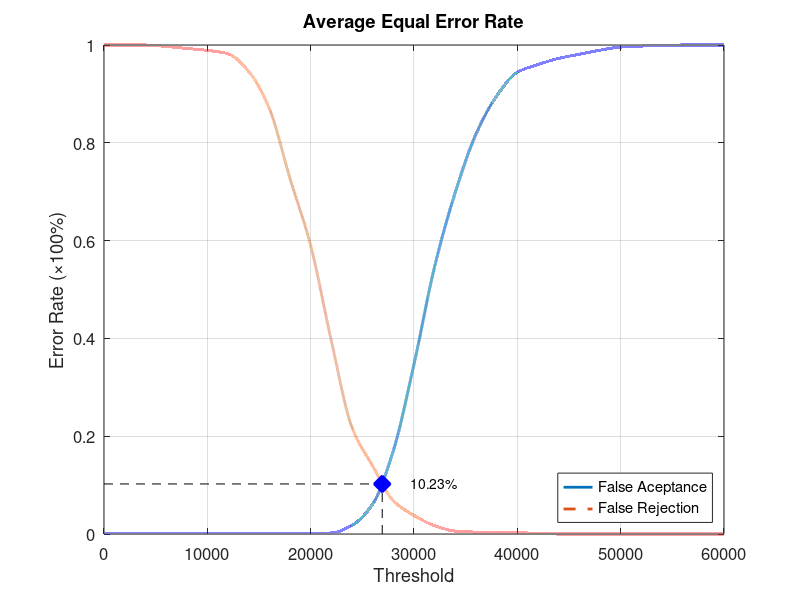
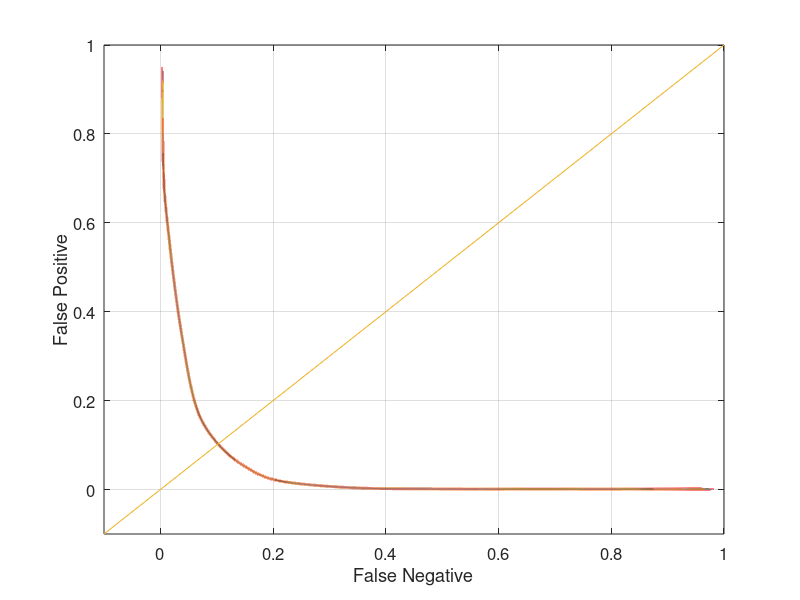

MATLAB code for these plots, in order:
function yEER = Database2Average
close all;
clear;
clc;
x = 0:2000:60000;
xq = 0:0.5:60000;

y0 = [0 0.00105263 0.00105263 0.00105263 0.00105263 0.00105263 0.00105263 0.00105263 0.00105263 0.00105263 0.00105263 0.00210526 0.0178947 0.0610526 0.170526 0.347368 0.547368 0.698947 0.817895 0.895789 0.944211 0.96 0.972632 0.981053 0.989474 0.99579 0.997895 0.998947 1 1 1];
yy0 = interp1(x, y0, xq, 'pchip');
y1 = [1 1 1 0.997 0.993 0.989 0.982 0.946 0.87 0.727 0.59 0.395 0.218 0.139 0.068 0.038 0.017 0.006 0.004 0.004 0.003 0.001 0 0 0 0 0 0 0 0 0];
yy1 = interp1(x, y1, xq, 'pchip');

% Calculating EER: 
y2 = abs(y0 - y1);
find(y2 == min(y2))
yy2 = abs(yy0 - yy1);
xEER = find(yy2 == min(yy2));
xEERIndex = xq(xEER) % X-axis EER
yEER = yy0(xEER) % Y-axis EER

main = figure
plot(xq, yy0,'-','LineWidth', 2);	hold on
plot(xq, yy1,'--','LineWidth', 2);	hold on
plot([xEERIndex xEERIndex], [0 yEER], 'k--');	hold on
plot([0 xEERIndex], [yEER yEER], 'k--');	hold on
plot(xEERIndex, yEER, 'bx', 'LineWidth', 10);	hold on
text(xEERIndex + 10 * xEERIndex / 100, yEER, [num2str(round((10000 * yEER)) / 100) '%'])
legend('False Aceptance', 'False Rejection', 'Location', 'SouthEast')
xlabel('Threshold')
ylabel('Error Rate (\times100%)')
title('Average Equal Error Rate')
set(gca, 'FontSize', 12)
axis([0 60000 0 1])
grid on

print(main, 'Database2AverageMain', '-dpng');
FNRxFPR = figure('Color', [1 1 1]);
plot(yy1, yy0, '-', yy1, yy0, 'LineWidth', 2);
hold on
y = -0.1:0.1:1
plot(y, y); 
set(gca, 'FontSize', 12)
xlabel('False Negative')
ylabel('False Positive')
axis([-0.1 1 -0.1 1])
set(gca, 'FontSize', 12)
grid on

print(FNRxFPR, 'Database2AverageFNRxFPR','-dpng');
end
